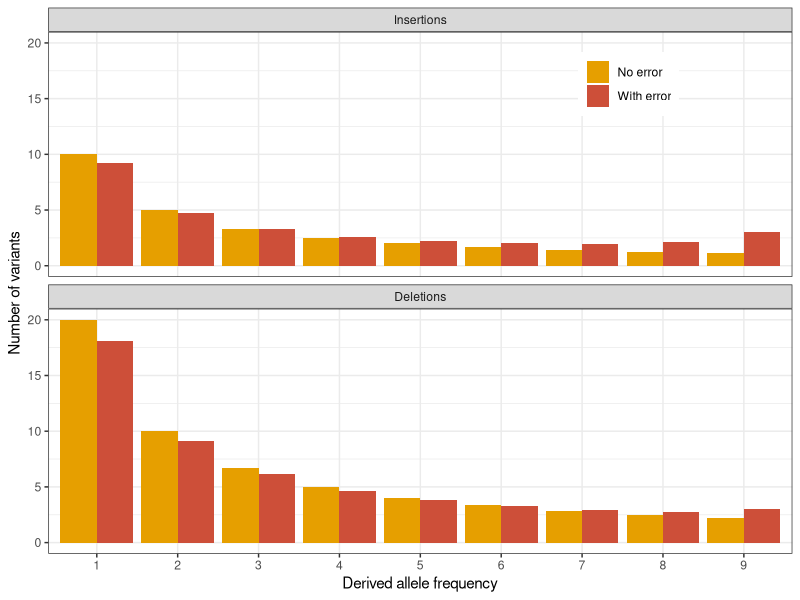
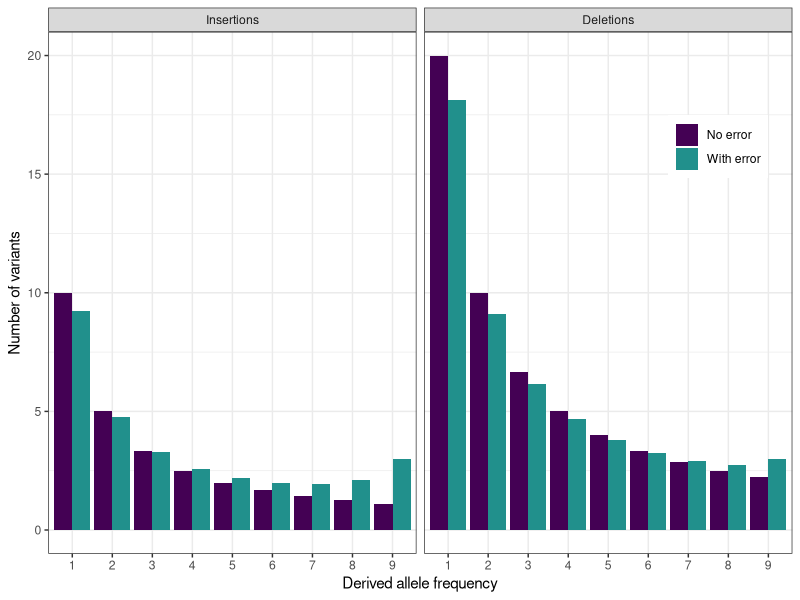

These charts were generated, in order, by the following R code:
# Title     : pol error plot
# Objective : demonstrate problem of pol error
# Created by: henryjuho
# Created on: 07/11/2017

library(ggplot2)
library(viridis)

cbPalette <- c("#E69F00", 'tomato 3', 'steel blue', "#999999", "#56B4E9", "#009E73", "#F0E442", "#0072B2", "#D55E00", "#CC79A7")

err <- 0.1
ins <- 10/(1:9)
del <- 20/(1:9)
ins_err <- numeric()
del_err <- numeric()
for(i in 1:9) {ins_err[i] <- (1 - err) * ins[i] + err * del[10 - i]; del_err[i] <- (1 - err) * del[i] + err * ins[10 - i]}

ins_data <- as.data.frame(cbind(1:9, ins))
colnames(ins_data) <- c('freq', 'count')
ins_data$err_type = 'No error'
ins_data$var_type = 'Insertions'
ins_err_data <- as.data.frame(cbind(1:9, ins_err))
colnames(ins_err_data) <- c('freq', 'count')
ins_err_data$err_type = 'With error'
ins_err_data$var_type = 'Insertions'
all_ins_data = rbind(ins_data, ins_err_data)

del_data <- as.data.frame(cbind(1:9, del))
colnames(del_data) <- c('freq', 'count')
del_data$err_type = 'No error'
del_data$var_type = 'Deletions'
del_err_data <- as.data.frame(cbind(1:9, del_err))
colnames(del_err_data) <- c('freq', 'count')
del_err_data$err_type = 'With error'
del_err_data$var_type = 'Deletions'
all_del_data = rbind(del_data, del_err_data)

plot_data = rbind(all_ins_data, all_del_data)
plot_data$var_type = factor(plot_data$var, levels=c('Insertions', 'Deletions'))

err_plot = ggplot(plot_data, aes(x=as.factor(freq), y=count, fill=err_type)) +
    geom_bar(stat='identity', position='dodge') +
    facet_wrap(~var_type, nrow=2) +
    theme_bw() + scale_fill_manual(values=cbPalette) +
    xlab('Derived allele frequency')  +
    ylab("Number of variants") +
    theme(legend.position=c(0.78, 0.9), legend.title=element_blank())

err_plot2 = ggplot(plot_data, aes(x=as.factor(freq), y=count, fill=err_type)) +
    geom_bar(stat='identity', position='dodge') +
    facet_wrap(~var_type, nrow=1) +
    theme_bw() + scale_fill_manual(values=viridis(3)) +
    xlab('Derived allele frequency')  +
    ylab("Number of variants") +
    theme(legend.position=c(0.9, 0.78), legend.title=element_blank())


pdf('polarisation_error_plot.pdf', width=3, height=6)

err_plot

dev.off()

pdf('pol_error_plot_thesis.pdf', width=6, height=3)

err_plot2

dev.off()
